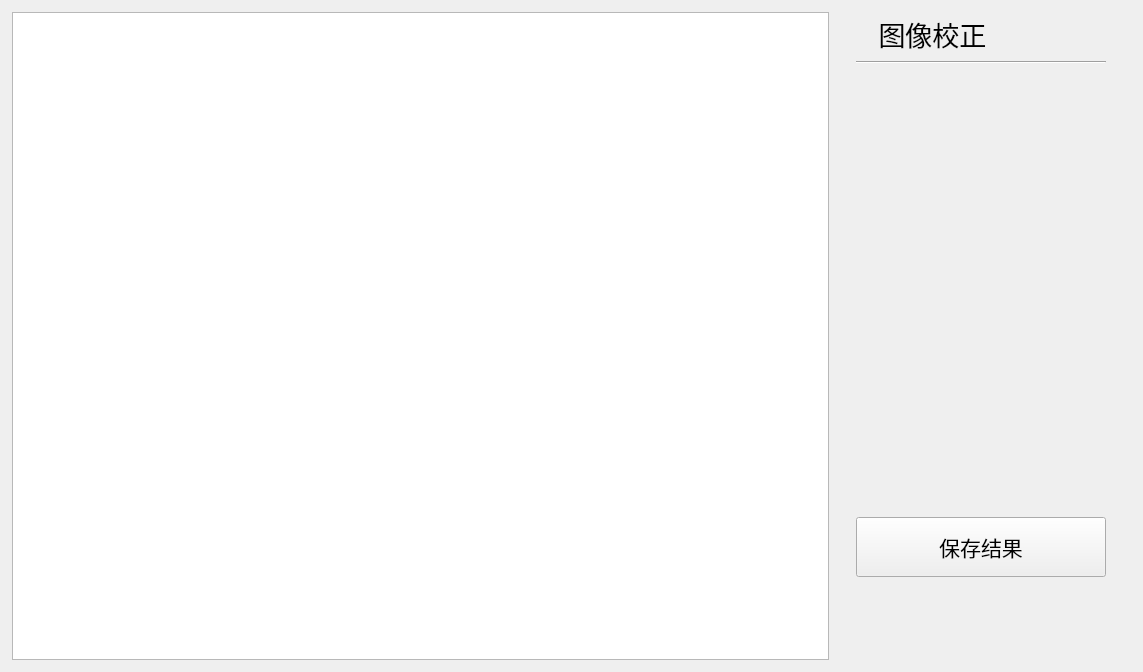
          <widget class="QWidget" name="page_3">
           <layout class="QVBoxLayout" name="verticalLayout_18">
            <item>
             <layout class="QHBoxLayout" name="horizontalLayout_15" stretch="1,700,1,300,1">
              <property name="spacing">
               <number>1</number>
              </property>
              <item>
               <spacer name="horizontalSpacer_23">
                <property name="orientation">
                 <enum>Qt::Horizontal</enum>
                </property>
                <property name="sizeHint" stdset="0">
                 <size>
                  <width>40</width>
                  <height>20</height>
                 </size>
                </property>
               </spacer>
              </item>
              <item>
               <layout class="QVBoxLayout" name="verticalLayout_23" stretch="1,1000,1">
                <property name="spacing">
                 <number>1</number>
                </property>
                <item>
                 <spacer name="verticalSpacer_43">
                  <property name="orientation">
                   <enum>Qt::Vertical</enum>
                  </property>
                  <property name="sizeHint" stdset="0">
                   <size>
                    <width>20</width>
                    <height>40</height>
                   </size>
                  </property>
                 </spacer>
                </item>
                <item>
                 <widget class="QTableWidget" name="tableWidget_page3_1">
                  <property name="minimumSize">
                   <size>
                    <width>700</width>
                    <height>560</height>
                   </size>
                  </property>
                 </widget>
                </item>
                <item>
                 <spacer name="verticalSpacer_44">
                  <property name="orientation">
                   <enum>Qt::Vertical</enum>
                  </property>
                  <property name="sizeHint" stdset="0">
                   <size>
                    <width>20</width>
                    <height>40</height>
                   </size>
                  </property>
                 </spacer>
                </item>
               </layout>
              </item>
              <item>
               <spacer name="horizontalSpacer_24">
                <property name="orientation">
                 <enum>Qt::Horizontal</enum>
                </property>
                <property name="sizeHint" stdset="0">
                 <size>
                  <width>40</width>
                  <height>20</height>
                 </size>
                </property>
               </spacer>
              </item>
              <item>
               <layout class="QVBoxLayout" name="verticalLayout_24" stretch="1,1000,1">
                <property name="spacing">
                 <number>1</number>
                </property>
                <item>
                 <spacer name="verticalSpacer_45">
                  <property name="orientation">
                   <enum>Qt::Vertical</enum>
                  </property>
                  <property name="sizeHint" stdset="0">
                   <size>
                    <width>20</width>
                    <height>40</height>
                   </size>
                  </property>
                 </spacer>
                </item>
                <item>
                 <widget class="QWidget" name="widget_page3_3" native="true">
                  <property name="minimumSize">
                   <size>
                    <width>300</width>
                    <height>570</height>
                   </size>
                  </property>
                  <property name="maximumSize">
                   <size>
                    <width>300</width>
                    <height>16777215</height>
                   </size>
                  </property>
                  <layout class="QVBoxLayout" name="verticalLayout_25" stretch="0">
                   <property name="spacing">
                    <number>1</number>
                   </property>
                   <property name="leftMargin">
                    <number>1</number>
                   </property>
                   <property name="topMargin">
                    <number>1</number>
                   </property>
                   <property name="rightMargin">
                    <number>1</number>
                   </property>
                   <property name="bottomMargin">
                    <number>1</number>
                   </property>
                   <item>
                    <layout class="QHBoxLayout" name="horizontalLayout_16" stretch="100,800,100">
                     <property name="spacing">
                      <number>1</number>
                     </property>
                     <item>
                      <spacer name="horizontalSpacer_25">
                       <property name="orientation">
                        <enum>Qt::Horizontal</enum>
                       </property>
                       <property name="sizeHint" stdset="0">
                        <size>
                         <width>40</width>
                         <height>20</height>
                        </size>
                       </property>
                      </spacer>
                     </item>
                     <item>
                      <layout class="QVBoxLayout" name="verticalLayout_26" stretch="1,10,1,0,300,60,55">
                       <property name="spacing">
                        <number>1</number>
                       </property>
                       <item>
                        <spacer name="verticalSpacer_46">
                         <property name="orientation">
                          <enum>Qt::Vertical</enum>
                         </property>
                         <property name="sizeHint" stdset="0">
                          <size>
                           <width>20</width>
                           <height>40</height>
                          </size>
                         </property>
                        </spacer>
                       </item>
                       <item>
                        <widget class="QLabel" name="label_page3_2">
                         <property name="font">
                          <font>
                           <pointsize>20</pointsize>
                          </font>
                         </property>
                         <property name="text">
                          <string>   图像校正</string>
                         </property>
                        </widget>
                       </item>
                       <item>
                        <spacer name="verticalSpacer_47">
                         <property name="orientation">
                          <enum>Qt::Vertical</enum>
                         </property>
                         <property name="sizeHint" stdset="0">
                          <size>
                           <width>20</width>
                           <height>40</height>
                          </size>
                         </property>
                        </spacer>
                       </item>
                       <item>
                        <widget class="Line" name="line">
                         <property name="minimumSize">
                          <size>
                           <width>0</width>
                           <height>10</height>
                          </size>
                         </property>
                         <property name="maximumSize">
                          <size>
                           <width>16777215</width>
                           <height>10</height>
                          </size>
                         </property>
                         <property name="orientation">
                          <enum>Qt::Horizontal</enum>
                         </property>
                        </widget>
                       </item>
                       <item>
                        <spacer name="verticalSpacer_48">
                         <property name="orientation">
                          <enum>Qt::Vertical</enum>
                         </property>
                         <property name="sizeHint" stdset="0">
                          <size>
                           <width>20</width>
                           <height>40</height>
                          </size>
                         </property>
                        </spacer>
                       </item>
                       <item>
                        <widget class="QPushButton" name="pushButton_page3_1">
                         <property name="minimumSize">
                          <size>
                           <width>250</width>
                           <height>60</height>
                          </size>
                         </property>
                         <property name="maximumSize">
                          <size>
                           <width>250</width>
                           <height>60</height>
                          </size>
                         </property>
                         <property name="font">
                          <font>
                           <family>黑体</family>
                           <pointsize>16</pointsize>
                          </font>
                         </property>
                         <property name="text">
                          <string>保存结果</string>
                         </property>
                        </widget>
                       </item>
                       <item>
                        <spacer name="verticalSpacer_50">
                         <property name="orientation">
                          <enum>Qt::Vertical</enum>
                         </property>
                         <property name="sizeHint" stdset="0">
                          <size>
                           <width>20</width>
                           <height>40</height>
                          </size>
                         </property>
                        </spacer>
                       </item>
                      </layout>
                     </item>
                     <item>
                      <spacer name="horizontalSpacer_26">
                       <property name="orientation">
                        <enum>Qt::Horizontal</enum>
                       </property>
                       <property name="sizeHint" stdset="0">
                        <size>
                         <width>40</width>
                         <height>20</height>
                        </size>
                       </property>
                      </spacer>
                     </item>
                    </layout>
                   </item>
                  </layout>
                 </widget>
                </item>
                <item>
                 <spacer name="verticalSpacer_51">
                  <property name="orientation">
                   <enum>Qt::Vertical</enum>
                  </property>
                  <property name="sizeHint" stdset="0">
                   <size>
                    <width>20</width>
                    <height>40</height>
                   </size>
                  </property>
                 </spacer>
                </item>
               </layout>
              </item>
              <item>
               <spacer name="horizontalSpacer_27">
                <property name="orientation">
                 <enum>Qt::Horizontal</enum>
                </property>
                <property name="sizeHint" stdset="0">
                 <size>
                  <width>40</width>
                  <height>20</height>
                 </size>
                </property>
               </spacer>
              </item>
             </layout>
            </item>
           </layout>
          </widget>
